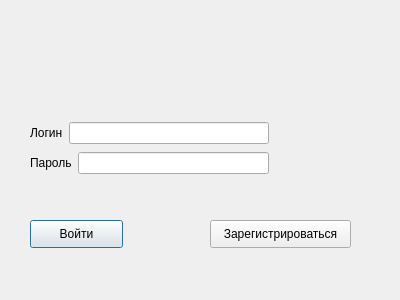
<?xml version="1.0" encoding="UTF-8"?>
<ui version="4.0">
 <class>LoginWindow</class>
 <widget class="QDialog" name="LoginWindow">
  <property name="geometry">
   <rect>
    <x>0</x>
    <y>0</y>
    <width>400</width>
    <height>300</height>
   </rect>
  </property>
  <property name="windowTitle">
   <string>Dialog</string>
  </property>
  <widget class="QPushButton" name="enter">
   <property name="geometry">
    <rect>
     <x>30</x>
     <y>220</y>
     <width>93</width>
     <height>28</height>
    </rect>
   </property>
   <property name="text">
    <string>Войти</string>
   </property>
  </widget>
  <widget class="QPushButton" name="reg">
   <property name="geometry">
    <rect>
     <x>210</x>
     <y>220</y>
     <width>141</width>
     <height>28</height>
    </rect>
   </property>
   <property name="text">
    <string>Зарегистрироваться</string>
   </property>
  </widget>
  <widget class="QWidget" name="layoutWidget">
   <property name="geometry">
    <rect>
     <x>30</x>
     <y>120</y>
     <width>239</width>
     <height>57</height>
    </rect>
   </property>
   <layout class="QVBoxLayout" name="verticalLayout">
    <item>
     <layout class="QHBoxLayout" name="horizontalLayout_2">
      <item>
       <widget class="QLabel" name="label">
        <property name="text">
         <string>Логин</string>
        </property>
       </widget>
      </item>
      <item>
       <widget class="QLineEdit" name="login"/>
      </item>
     </layout>
    </item>
    <item>
     <layout class="QHBoxLayout" name="horizontalLayout">
      <item>
       <widget class="QLabel" name="label_2">
        <property name="text">
         <string>Пароль</string>
        </property>
       </widget>
      </item>
      <item>
       <widget class="QLineEdit" name="password"/>
      </item>
     </layout>
    </item>
   </layout>
  </widget>
 </widget>
 <resources/>
 <connections/>
</ui>
